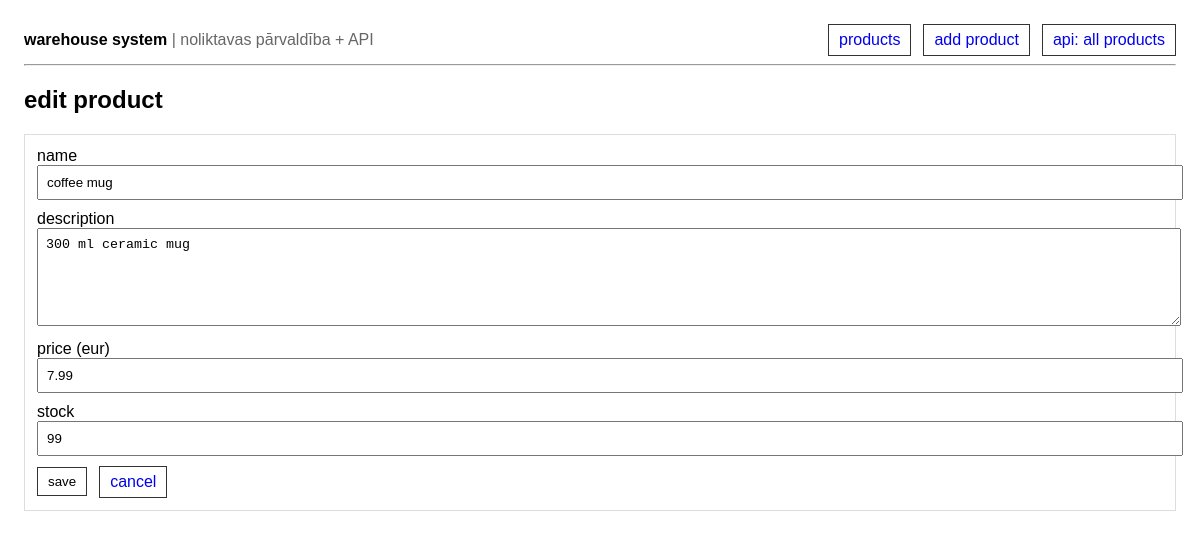
/products/1/edit, run on the app's committed database.
### tables this page shows
CREATE TABLE products (
                id integer primary key autoincrement,
                name text not null,
                description text not null,
                price real not null,
                stock integer not null
            );

### app/main.py (the view)
@app.get("/products/{product_id}/edit", response_class=HTMLResponse)
def ui_edit_form(request: Request, product_id: int) -> HTMLResponse:
    product = get_product(product_id)
    if not product:
        raise HTTPException(status_code=404, detail="product not found")
    return templates.TemplateResponse(
        "product_form.html",
        {"request": request, "mode": "edit", "product": product, "error": None},
    )

### app/templates/product_form.html
{% extends "base.html" %}
{% block content %}
<h2>{{ "create product" if mode == "create" else "edit product" }}</h2>
<div class="card">
  <form method="post" action="{{ '/products/create' if mode == 'create' else '/products/' ~ product.id ~ '/edit' }}">
    <div style="margin-bottom: 10px;">
      <label>name</label>
      <input name="name" required value="{{ '' if not product else product.name }}" />
    </div>
    <div style="margin-bottom: 10px;">
      <label>description</label>
      <textarea name="description" required>{{ '' if not product else product.description }}</textarea>
    </div>
    <div style="margin-bottom: 10px;">
      <label>price (eur)</label>
      <input name="price" type="number" step="0.01" required value="{{ '' if not product else product.price }}" />
    </div>
    <div style="margin-bottom: 10px;">
      <label>stock</label>
      <input name="stock" type="number" step="1" required value="{{ '' if not product else product.stock }}" />
    </div>
    <div class="row">
      <button class="btn" type="submit">save</button>
      <a class="btn" href="/products">cancel</a>
    </div>
  </form>
</div>
{% endblock %}

### app/templates/base.html (style rules this page uses)
body { font-family: Arial, sans-serif; margin: 24px; }
.row { display: flex; gap: 12px; align-items: center; flex-wrap: wrap; }
.btn { display: inline-block; padding: 6px 10px; border: 1px solid #333; background: #fff; cursor: pointer; text-decoration: none; }
input, textarea { width: 100%; padding: 8px; }
textarea { min-height: 80px; }
.card { border: 1px solid #ddd; padding: 12px; margin-bottom: 12px; }
form { margin: 0; }

### data on the page
products: name "coffee mug", description "300 ml ceramic mug", price "7.99", stock "99"

### other printed values
{{ "create product" if mode == "create" else "edit product" }} "edit product"
